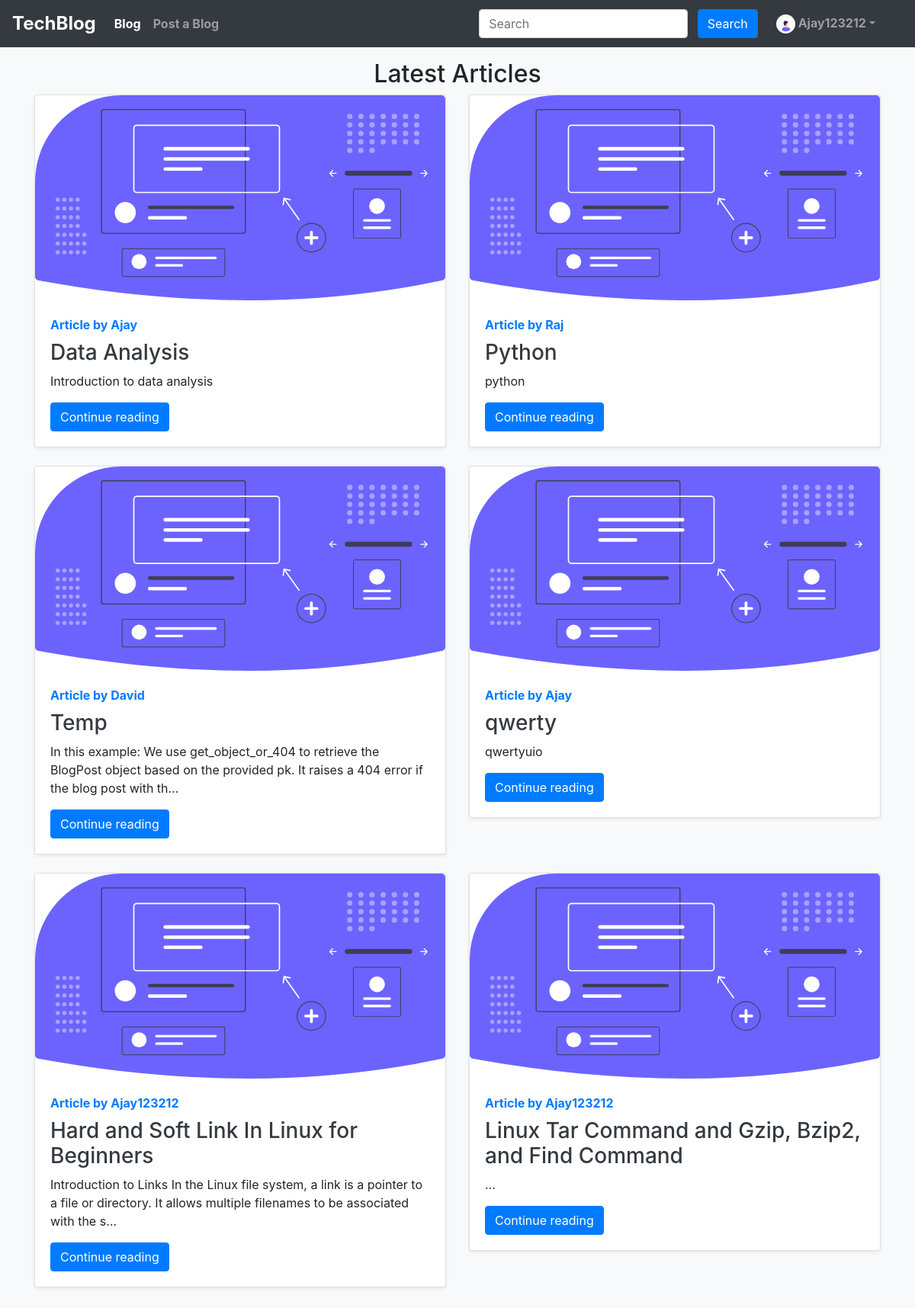
Page /blog/ (signed in) on the committed database.
### blog_app/models.py (models this page shows, shortened)
class Post(models.Model):
    sno = models.AutoField(primary_key=True)
    title = models.CharField(max_length=255)
    author = models.CharField(max_length=14)
    slug = models.CharField(max_length=130)
    timestamp = models.DateField(blank=True, null=True)  # Use DateTimeField instead
    content = models.TextField()
    like_User = models.ManyToManyField(User, related_name='liked_posts')

### blog_app/views.py (the view)
# urls.py: path('', views.blogHome, name="bloghome"),
def blogHome(request):
    allPosts= Post.objects.all()
    context={'allPosts': allPosts}
    return render(request, "blog/blogHome.html", context)

### templates/blog/bloghome.html (shortened to what this page needs)
{% extends 'base.html' %}
{% block blogactive %} active {% endblock blogactive %}
{% block body %}
<div class="container my-3">
    <h2 class="text-center">Latest Articles</h2>
    <div class="row">
        {% for post in allPosts %}
        <div class="col-md-6">
            <div class="card mb-4 shadow-sm">
                <img src="/static/img/blog.svg" alt="{{ post.title }}" class="img-fluid">
                <div class="card-body">
                    <strong class="d-block mb-2 text-primary">Article by {{ post.author }}</strong>
                    <h3 class="mb-0"><a class="text-dark" href="/blog/{{ post.slug }}">{{ post.title }}</a></h3>
                    <p class="card-text">{{ post.content|safe|truncatechars:150 }}</p>
                    <a href="/blog/{{ post.slug }}" class="btn btn-primary">Continue reading</a>
                </div>
            </div>
        </div>
        {% endfor %}
    </div>
</div>
{% endblock %}

### templates/base.html (shortened to what this page needs)
<!DOCTYPE html>
<html lang="en">
  <head>
    <link
      rel="stylesheet"
      href="https://cdn.jsdelivr.net/npm/bootstrap-icons@1.5.0/font/bootstrap-icons.css"
    />
    <link
      rel="stylesheet"
      href="https://stackpath.bootstrapcdn.com/bootstrap/4.5.2/css/bootstrap.min.css"
    />
  </head>
  <body>
    <nav class="navbar navbar-expand-lg navbar-dark">
      <a class="navbar-brand" href="/">TechBlog</a>
      <div class="collapse navbar-collapse" id="navbarSupportedContent">
        <ul class="navbar-nav mr-auto">
          <li class="nav-item {% block blogactive %} {% endblock blogactive %}">
            <a class="nav-link" href="/blog">Blog</a>
          </li>
          <li
            class="nav-item {% block postablogactive %} {% endblock postablogactive %}"
          >
            <a class="nav-link" href="/blog/post-a-blog">Post a Blog </a>
          </li>
        </ul>
        <div class="ml-auto form-inline search-form">
          <form method="get" action="/search" class="my-2 my-lg-0 mx-3">
            <input
              class="form-control mr-sm-2"
              type="search"
              placeholder="Search"
              aria-label="Search"
              name="query"
              id="query"
            />
            <button class="btn btn-primary my-2 my-sm-0" type="submit">
              Search
            </button>
          </form>
          {% if user.is_authenticated %}
          <ul class="navbar-nav mr-2">
            <li class="nav-item dropdown">
              <a
                class="nav-link dropdown-toggle"
                href="#"
                id="navbarDropdown"
                role="button"
                data-toggle="dropdown"
              >
                <img
                  class="rounded-circle mx-auto"
                  src="/static/img/user.png"
                  alt="user"
                  width="25"
                  height="25"
                />&nbsp;{{request.user}}</a
              >
            </li>
          </ul>
        </div>
        {% endif %}
      </div>
    </nav>
    {% block body %} {% endblock body %} {% block js %} {% endblock js %}
  </body>
</html>

### templates/base.html (style rules this page uses)
body { background-color: #f8f9fa; }
.navbar { background-color: #343a40; }
.navbar-brand { font-size: 24px; font-weight: bold; }
.nav-link { color: #fff; font-weight: bold; }
.search-form { margin-right: 20px; }

### rows in the picture
Post: author "Ajay", title "Data Analysis", content "Introduction to data analysis"
Post: author "Raj", title "Python", content "python"
Post: author "David", title "Temp", content "In this example: We use get_object_or_404 to retrieve the BlogPost object based on the provided pk. It raises a 404 error if the blog post with th…"
Post: author "Ajay", title "qwerty", content "qwertyuio"
Post: author "Ajay123212", title "Hard and Soft Link In Linux for Beginners", content "Introduction to Links In the Linux file system, a link is a pointer to a file or directory. It allows multiple filenames to be associated with the s…"
Post: author "Ajay123212", title "Linux Tar Command and Gzip, Bzip2, and Find Command", content "…"

### other values in the picture
{{ request.user }} "Ajay123212"
